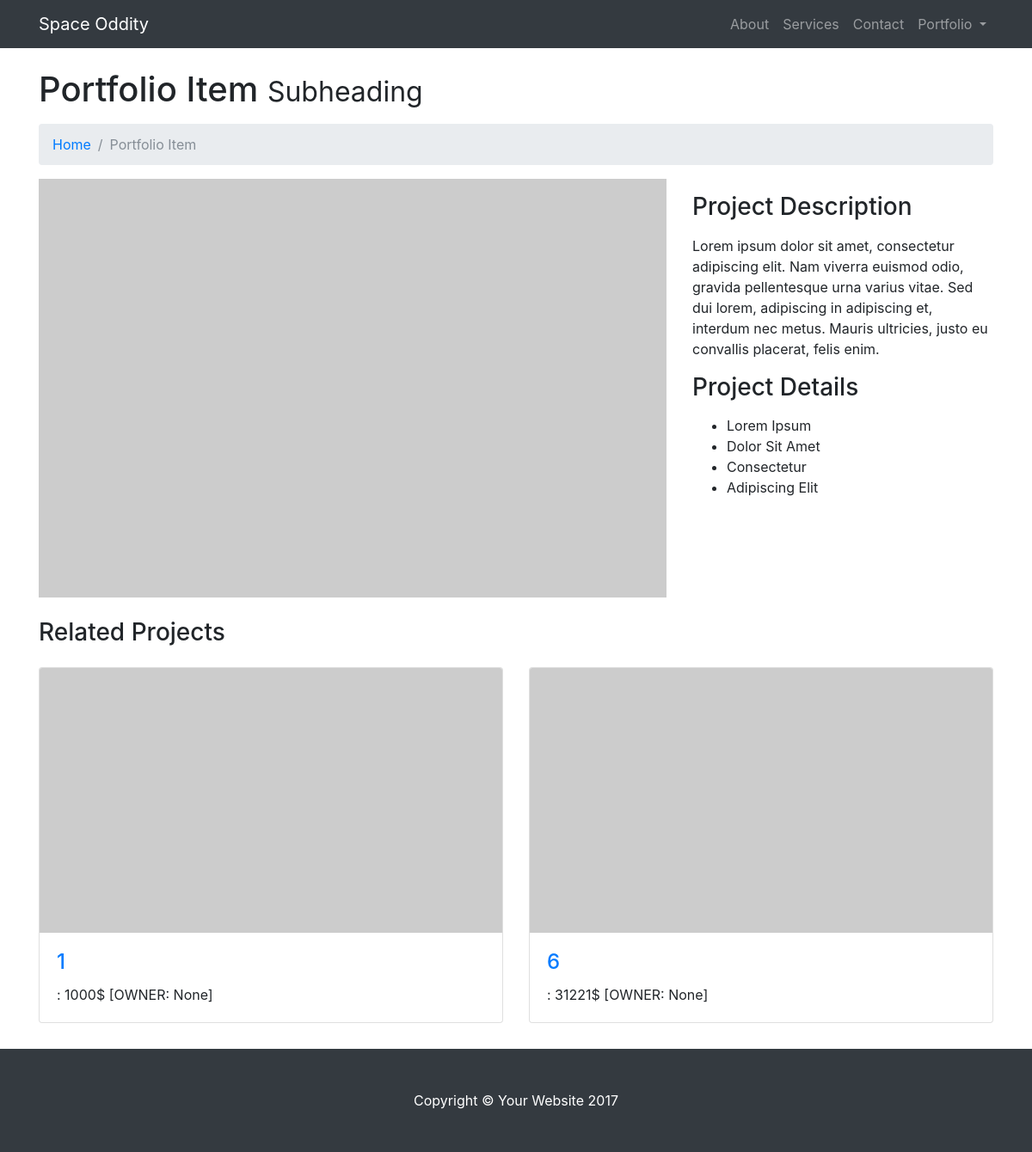
The app's page /planet/2, older data.
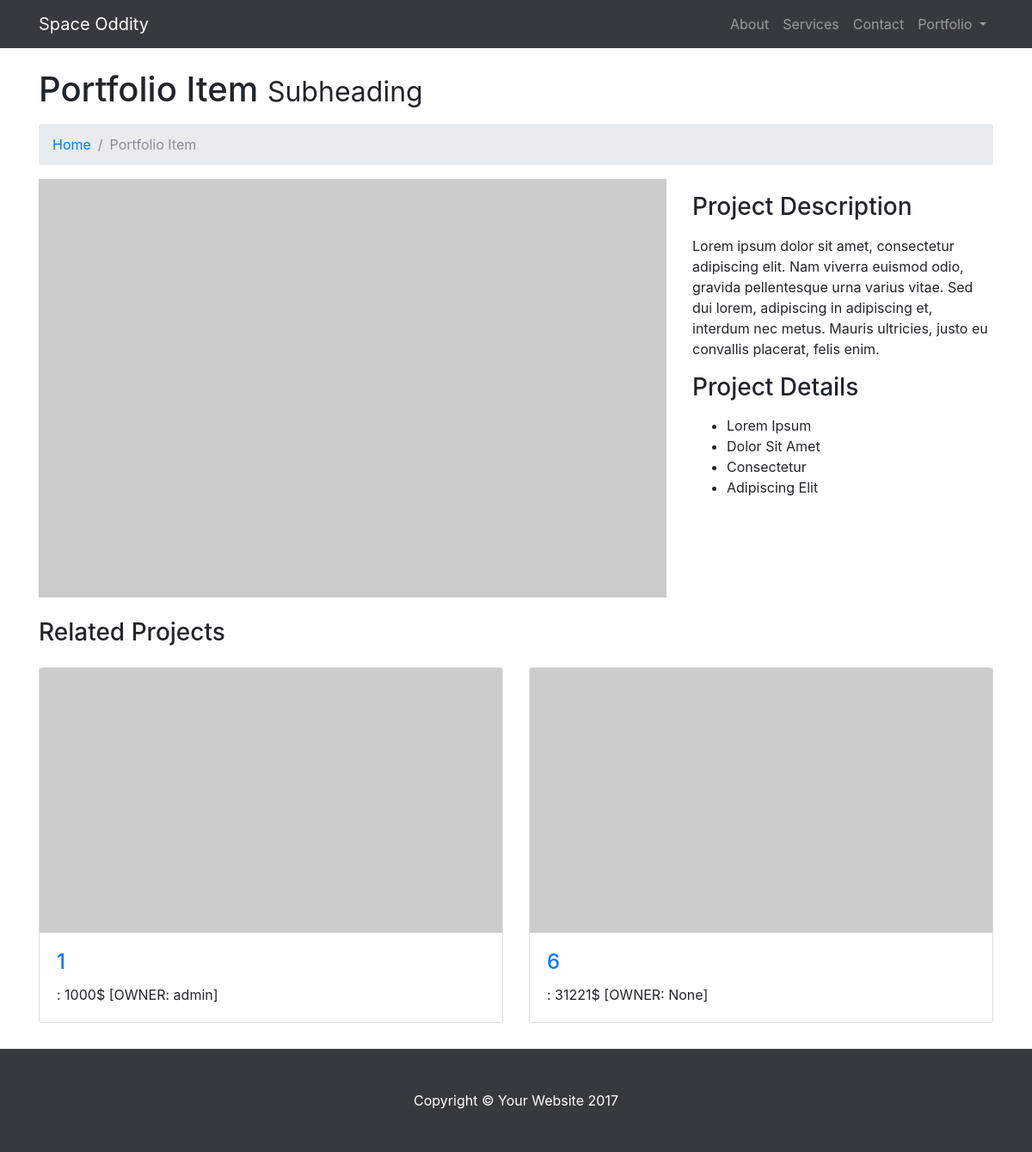
The same page, newer data.
### main_app/models.py (models this page shows, shortened)
class House(models.Model):
    price = models.IntegerField()
    planet = models.ForeignKey(Planet, related_name='houses')
    owner = models.ForeignKey(User, related_name='houses', blank=True, null=True)

### main_app/views.py (the view)
# urls.py: url(r'^planet/(?P<planet_id>[0-9]+)', views.planet, name='planet'),
def planet(request, planet_id):
    params = generate_params()
    planet = get_object_or_404(models.Planet, id=planet_id)
    params['planet'] = planet
    return render(request, 'planet.html', params)

### main_app/views.py (called while the page is built)
def generate_params():
    user = User.objects.first()
    properties = user.houses.all()
    total_value = sum([house.price for house in properties])
    planets = models.Planet.objects.all()
    context = {
        'planets': planets,
        'user': User.objects.first(),
        'total_value': total_value,
    }
    return context

### templates/planet.html (shortened to what this page needs)
<!DOCTYPE html>
<html lang="en">
  <head>
    <link href="../static/css/bootstrap.min.css" rel="stylesheet">
    <link href="../static/css/modern-business.css" rel="stylesheet">
  </head>
  <body>
    <nav class="navbar fixed-top navbar-expand-lg navbar-dark bg-dark fixed-top">
      <div class="container">
        <a class="navbar-brand" href="{% url 'index' %}">Space Oddity</a>
        <div class="collapse navbar-collapse" id="navbarResponsive">
          <ul class="navbar-nav ml-auto">
            <li class="nav-item">
              <a class="nav-link" href="about.html">About</a>
            </li>
            <li class="nav-item">
              <a class="nav-link" href="services.html">Services</a>
            </li>
            <li class="nav-item">
              <a class="nav-link" href="contact.html">Contact</a>
            </li>
            <li class="nav-item dropdown">
              <a class="nav-link dropdown-toggle" href="#" id="navbarDropdownPortfolio" data-toggle="dropdown" aria-haspopup="true" aria-expanded="false">
                Portfolio
              </a>
            </li>
          </ul>
        </div>
      </div>
    </nav>
    <div class="container">
      <h1 class="mt-4 mb-3">Portfolio Item
        <small>Subheading</small>
      </h1>
      <ol class="breadcrumb">
        <li class="breadcrumb-item">
          <a href="{% url 'index' %}">Home</a>
        </li>
        <li class="breadcrumb-item active">Portfolio Item</li>
      </ol>
      <div class="row">
        <div class="col-md-8">
          <img class="img-fluid" src="http://placehold.it/750x500" alt="">
        </div>
        <div class="col-md-4">
          <h3 class="my-3">Project Description</h3>
          <p>Lorem ipsum dolor sit amet, consectetur adipiscing elit. Nam viverra euismod odio, gravida pellentesque urna varius vitae. Sed dui lorem, adipiscing in adipiscing et, interdum nec metus. Mauris ultricies, justo eu convallis placerat, felis enim.</p>
          <h3 class="my-3">Project Details</h3>
          <ul>
            <li>Lorem Ipsum</li>
            <li>Dolor Sit Amet</li>
            <li>Consectetur</li>
            <li>Adipiscing Elit</li>
          </ul>
        </div>
      </div>
      <h3 class="my-4">Related Projects</h3>
      <div class="row">
          {% for house in planet.houses.all %}
          <div class="col-lg-6 portfolio-item">
              <div class="card h-100">
                  <a href="{% url 'change_ownership' house.id  %}"><img class="card-img-top" src="http://placehold.it/700x400" alt=""></a>
                  <div class="card-body">
                      <h4 class="card-title">
                          <a href="{% url 'change_ownership' house.id  %}">{{ house.id }}</a>
                      </h4>
                      <p class="card-text">: {{ house.price }}$ [OWNER: {{ house.owner }}]</p>
                  </div>
              </div>
          </div>
          {% endfor %}
      </div>
    </div>
    <footer class="py-5 bg-dark">
      <div class="container">
        <p class="m-0 text-center text-white">Copyright &copy; Your Website 2017</p>
      </div>
    </footer>
  </body>
</html>

Row changes from the older to the newer data that the page shows:
changed House id 1: owner "None" → "admin"
